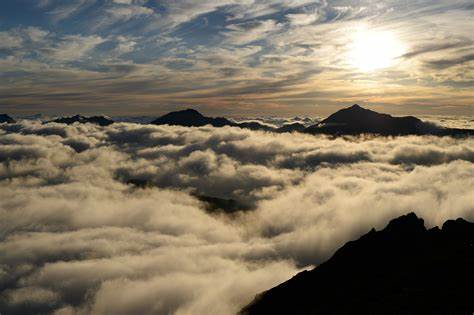
#> input picture Python_Programming_Build_15_Applications/Advanced/Artificial_Intellengence/sample.jpg, 474 x 315 px
$ jupyter execute Convert_Images.ipynb
#> lines starting #> are read from the running program, lines starting #| are printed output that depends on the picture
[cell 1]
# import 'opencv'
import cv2

# Read an image
img = cv2.imread('sample.jpg')
#> img is the input picture: shape (315, 474, 3); mean B, G, R 95.9, 114.1, 124.6

# Show the image
cv2.imshow('Image', img)

# The image will be open in an GUI application, and has to have this
# 'waitKey' as well, or the application will not respond
cv2.waitKey(0)

[cell 2]
# The same can be done (to view it in notebook) with matplotlib
from matplotlib.pyplot import imshow

img = cv2.imread('sample.jpg')
imshow(img)

# The color of the image is different though then was previously viewed with 'cv2.imshow()'
# RGB - Red, Green, Blue    (used by every software)
# BGR - Blue, Green, Red    (used by 'opencv')

[cell 3]
# Change the color space
img_rgb = cv2.cvtColor(img, cv2.COLOR_BGR2RGB)
imshow(img_rgb)

[cell 4]
# Create a black and white image instead
img_bw = cv2.cvtColor(img, cv2.COLOR_BGR2GRAY)
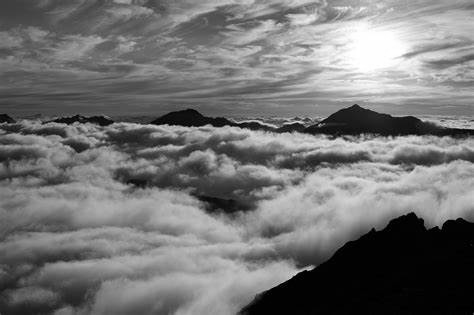
#> img_bw: shape (315, 474); min 0, max 255, mean 115.2
imshow(img_bw)
